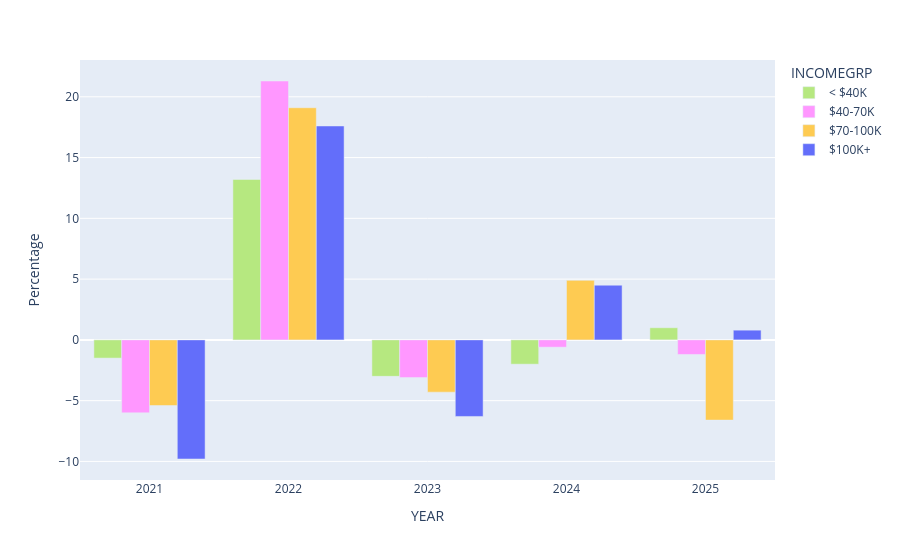
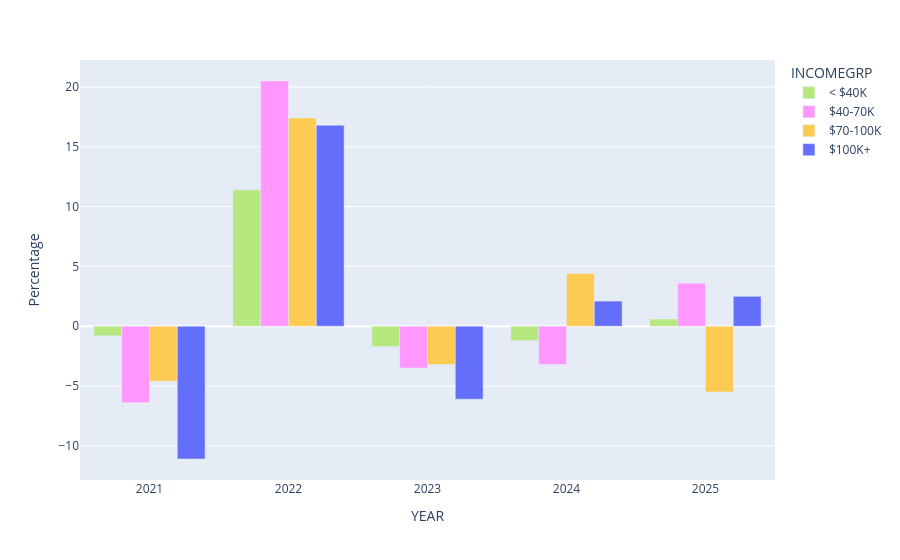

The cell these charts' notebook holds for them, in order:
### Code cell
graph_percent_increase('INCOMEGRP',True)
graph_percent_increase('INCOMEGRP',False)
# graph_percent_increase('RELIG')

### Figure 1 — Plotly figure (JSON) as saved in the notebook; plotly's stock layout.template omitted (floating-point values rounded to 4 significant figures)
{"data": [{"alignmentgroup": "True", "hovertemplate": "INCOMEGRP=< $40K<br>YEAR=%{x}<br>PercentNegDiff=%{y}<extra></extra>", "legendgroup": "< $40K", "marker": {"color": "#B6E880", "pattern": {"shape": ""}}, "name": "< $40K", "offsetgroup": "< $40K", "orientation": "v", "showlegend": true, "textposition": "auto", "type": "bar", "x": ["2021", "2022", "2023", "2024", "2025"], "xaxis": "x", "y": [-1.5, 13.2, -3, -2, 1], "yaxis": "y"}, {"alignmentgroup": "True", "hovertemplate": "INCOMEGRP=$40-70K<br>YEAR=%{x}<br>PercentNegDiff=%{y}<extra></extra>", "legendgroup": "$40-70K", "marker": {"color": "#FF97FF", "pattern": {"shape": ""}}, "name": "$40-70K", "offsetgroup": "$40-70K", "orientation": "v", "showlegend": true, "textposition": "auto", "type": "bar", "x": ["2021", "2022", "2023", "2024", "2025"], "xaxis": "x", "y": [-6, 21.3, -3.1, -0.6, -1.2], "yaxis": "y"}, {"alignmentgroup": "True", "hovertemplate": "INCOMEGRP=$70-100K<br>YEAR=%{x}<br>PercentNegDiff=%{y}<extra></extra>", "legendgroup": "$70-100K", "marker": {"color": "#FECB52", "pattern": {"shape": ""}}, "name": "$70-100K", "offsetgroup": "$70-100K", "orientation": "v", "showlegend": true, "textposition": "auto", "type": "bar", "x": ["2021", "2022", "2023", "2024", "2025"], "xaxis": "x", "y": [-5.4, 19.1, -4.3, 4.9, -6.6], "yaxis": "y"}, {"alignmentgroup": "True", "hovertemplate": "INCOMEGRP=$100K+<br>YEAR=%{x}<br>PercentNegDiff=%{y}<extra></extra>", "legendgroup": "$100K+", "marker": {"color": "#636efa", "pattern": {"shape": ""}}, "name": "$100K+", "offsetgroup": "$100K+", "orientation": "v", "showlegend": true, "textposition": "auto", "type": "bar", "x": ["2021", "2022", "2023", "2024", "2025"], "xaxis": "x", "y": [-9.8, 17.6, -6.3, 4.5, 0.8], "yaxis": "y"}], "layout": {"barmode": "group", "legend": {"title": {"text": "INCOMEGRP"}, "tracegroupgap": 0}, "margin": {"t": 60}, "xaxis": {"anchor": "y", "domain": [0, 1], "title": {"text": "YEAR"}, "type": "category"}, "yaxis": {"anchor": "x", "domain": [0, 1], "title": {"text": "Percentage"}}}}

### Figure 2 — Plotly figure (JSON) as saved in the notebook; plotly's stock layout.template omitted (floating-point values rounded to 4 significant figures)
{"data": [{"alignmentgroup": "True", "hovertemplate": "INCOMEGRP=< $40K<br>YEAR=%{x}<br>PercentNegDiff=%{y}<extra></extra>", "legendgroup": "< $40K", "marker": {"color": "#B6E880", "pattern": {"shape": ""}}, "name": "< $40K", "offsetgroup": "< $40K", "orientation": "v", "showlegend": true, "textposition": "auto", "type": "bar", "x": ["2021", "2022", "2023", "2024", "2025"], "xaxis": "x", "y": [-0.8, 11.4, -1.7, -1.2, 0.6], "yaxis": "y"}, {"alignmentgroup": "True", "hovertemplate": "INCOMEGRP=$40-70K<br>YEAR=%{x}<br>PercentNegDiff=%{y}<extra></extra>", "legendgroup": "$40-70K", "marker": {"color": "#FF97FF", "pattern": {"shape": ""}}, "name": "$40-70K", "offsetgroup": "$40-70K", "orientation": "v", "showlegend": true, "textposition": "auto", "type": "bar", "x": ["2021", "2022", "2023", "2024", "2025"], "xaxis": "x", "y": [-6.4, 20.5, -3.5, -3.2, 3.6], "yaxis": "y"}, {"alignmentgroup": "True", "hovertemplate": "INCOMEGRP=$70-100K<br>YEAR=%{x}<br>PercentNegDiff=%{y}<extra></extra>", "legendgroup": "$70-100K", "marker": {"color": "#FECB52", "pattern": {"shape": ""}}, "name": "$70-100K", "offsetgroup": "$70-100K", "orientation": "v", "showlegend": true, "textposition": "auto", "type": "bar", "x": ["2021", "2022", "2023", "2024", "2025"], "xaxis": "x", "y": [-4.6, 17.4, -3.2, 4.4, -5.5], "yaxis": "y"}, {"alignmentgroup": "True", "hovertemplate": "INCOMEGRP=$100K+<br>YEAR=%{x}<br>PercentNegDiff=%{y}<extra></extra>", "legendgroup": "$100K+", "marker": {"color": "#636efa", "pattern": {"shape": ""}}, "name": "$100K+", "offsetgroup": "$100K+", "orientation": "v", "showlegend": true, "textposition": "auto", "type": "bar", "x": ["2021", "2022", "2023", "2024", "2025"], "xaxis": "x", "y": [-11.1, 16.8, -6.1, 2.1, 2.5], "yaxis": "y"}], "layout": {"barmode": "group", "legend": {"title": {"text": "INCOMEGRP"}, "tracegroupgap": 0}, "margin": {"t": 60}, "xaxis": {"anchor": "y", "domain": [0, 1], "title": {"text": "YEAR"}, "type": "category"}, "yaxis": {"anchor": "x", "domain": [0, 1], "title": {"text": "Percentage"}}}}
